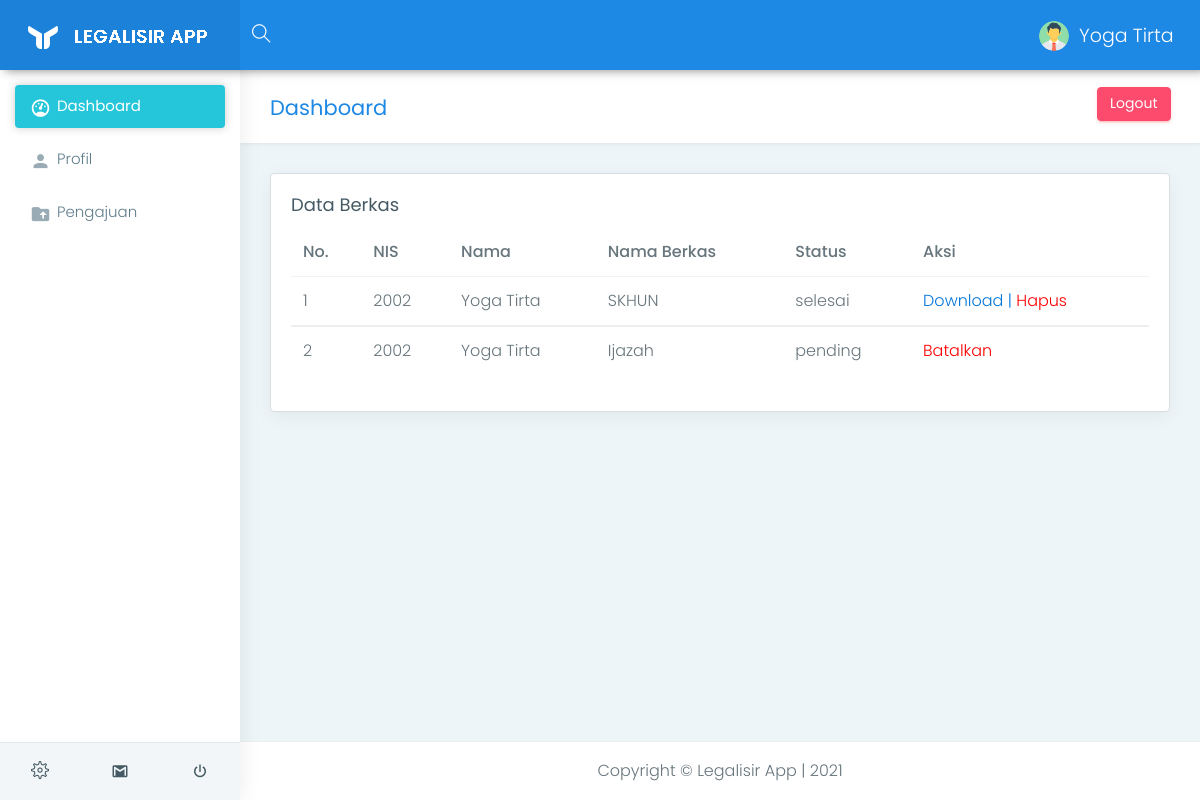
The page /siswa-dashboard.php (signed in) on the database its author committed.
### tables this page shows
CREATE TABLE `tbl_transaksi` (
  `id_transaksi` int(11) NOT NULL,
  `nis` int(11) NOT NULL,
  `nama` varchar(200) NOT NULL,
  `nama_file` varchar(100) NOT NULL,
  `status` varchar(100) NOT NULL,
  `berkas` varchar(100) NOT NULL
);

CREATE TABLE `tbl_simpan` (
  `id_simpan` int(11) NOT NULL,
  `nis` int(11) NOT NULL,
  `id_transaksi` int(11) NOT NULL,
  `nama_file` varchar(100) NOT NULL,
  `no_sertifikat` varchar(100) NOT NULL,
  `berkas` varchar(100) NOT NULL
);

### functions.php (called while the page is built, shortened)
<?php
$koneksi = mysqli_connect("localhost", "root", "", "db_sekolah");
function query($query) {
    global $koneksi;
    $result = mysqli_query($koneksi, $query);
    $rows = [];
    while( $row = mysqli_fetch_assoc($result) ) {
        $rows[] = $row;
    }
    return $rows;
}
?>

### siswa-dashboard.php (the view, shortened to what this page needs)
<?php
$user = $_SESSION["logged_in_user"];
require 'functions.php';
$pengajuan = query("SELECT * FROM tbl_transaksi
WHERE tbl_transaksi.nis = '$user'");
$namauser = $_SESSION["logged_in_nama"];
?>
<!DOCTYPE html>
<html lang="en">
<head>
    <link href="assets/plugins/bootstrap/css/bootstrap.min.css" rel="stylesheet">
    <link href="assets/plugins/chartist-js/dist/chartist.min.css" rel="stylesheet">
    <link href="assets/plugins/chartist-js/dist/chartist-init.css" rel="stylesheet">
    <link href="assets/plugins/chartist-plugin-tooltip-master/dist/chartist-plugin-tooltip.css" rel="stylesheet">
    <link href="assets/plugins/c3-master/c3.min.css" rel="stylesheet">
    <link href="css/style.css" rel="stylesheet">
    <link href="css/colors/blue.css" id="theme" rel="stylesheet">
    <link rel='stylesheet' href='https://cdn.jsdelivr.net/npm/sweetalert2@7.12.15/dist/sweetalert2.min.css'>
</head>
<body class="fix-header fix-sidebar card-no-border">
    <div id="main-wrapper">
        <header class="topbar">
            <nav class="navbar top-navbar navbar-toggleable-sm navbar-light">
                <div class="navbar-header">
                <a class="navbar-brand" href="#">
                        <b>
                            <img src="assets/images/logo-light-icon.png" alt="homepage" class="light-logo" />
                        </b>
                        <span>
                            <img src="assets/images/logo-light-text.png" class="light-logo" alt="homepage" />
                        </span>
                    </a>
                </div>
                <div class="navbar-collapse">
                    <ul class="navbar-nav mr-auto mt-md-0">
                        <li class="nav-item hidden-sm-down search-box"> <a class="nav-link hidden-sm-down text-muted waves-effect waves-dark" href="javascript:void(0)"><i class="ti-search"></i></a>
                        </li>
                    </ul>
                    <ul class="navbar-nav my-lg-0">
                        <li class="nav-item dropdown">
                            <a class="nav-link dropdown-toggle text-muted waves-effect waves-dark" href="" data-toggle="dropdown" aria-haspopup="true" aria-expanded="false"><img src="assets/images/users/user.png" alt="user" class="profile-pic m-r-10" /><?= $namauser?></a>
                        </li>
                    </ul>
                </div>
            </nav>
        </header>
        <aside class="left-sidebar">
            <div class="scroll-sidebar">
                <nav class="sidebar-nav">
                    <ul id="sidebarnav">
                        <li> <a class="waves-effect waves-dark" href="siswa-dashboard.php" aria-expanded="false"><i class="mdi mdi-gauge"></i><span class="hide-menu">Dashboard</span></a>
                        </li>
                        <li> <a class="waves-effect waves-dark" href="siswa-profil.php?nis=<?= $user?>" aria-expanded="false"><i class="mdi mdi-account"></i><span class="hide-menu">Profil</span></a>
                        </li>
                        <li> <a class="waves-effect waves-dark" href="siswa-pengajuan.php" aria-expanded="false"><i class="mdi mdi-folder-upload"></i><span class="hide-menu">Pengajuan</span></a>
                        </li>
                    </ul>
                </nav>
            </div>
            <div class="sidebar-footer">
                <a href="" class="link" data-toggle="tooltip" title="Settings"><i class="ti-settings"></i></a>
                <a href="" class="link" data-toggle="tooltip" title="Email"><i class="mdi mdi-gmail"></i></a>
                <a href="" class="link" data-toggle="tooltip" title="Logout"><i class="mdi mdi-power"></i></a>
            </div>
        </aside>
        <div class="page-wrapper">
            <div class="container-fluid">
                <div class="row page-titles">
                    <div class="col-md-5 col-8 align-self-center">
                        <h3 class="text-themecolor">Dashboard</h3>
                    </div>
                    <div class="col-md-7 col-4 align-self-center">
                        <a href="siswa-logout.php" class="btn waves-effect waves-light btn-danger pull-right hidden-sm-down">Logout</a>
                    </div>
                </div>
                <div class="row">
                    <div class="col-lg-12">
                        <div class="card">
                            <div class="card-block">
                                <h4 class="card-title">Data Berkas</h4>
                                <div class="table-responsive">
                                    <table class="table">
                                        <thead>
                                            <tr>
                                                <th>No.</th>
                                                <th>NIS</th>
                                                <th>Nama</th>
                                                <th>Nama Berkas</th>
                                                <th>Status</th>
                                                <th>Aksi</th>
                                            </tr>
                                        </thead>
                                        <?php $angka = 1; ?>
                                        <?php foreach($pengajuan as $row): ?>
                                        <tbody>
                                            <tr>
                                                <td><?= $angka?></td>
                                                <td><?= $row["nis"] ?></td>
                                                <td><?= $row["nama"] ?></td>
                                                <td><?= $row["nama_file"] ?></td>
                                                <td><?= $row["status"] ?></td>
                                                <?php
                                                    if($row['status'] == 'selesai'){
                                                        $sql = mysqli_query($koneksi, "SELECT tbl_simpan.*, tbl_transaksi.id_transaksi FROM tbl_simpan
                                                        JOIN tbl_transaksi ON tbl_transaksi.id_transaksi=tbl_simpan.id_transaksi
                                                        ");
                                                    foreach($sql as $data) :
                                                        if ($data['id_transaksi'] == $row['id_transaksi']) {
                                                            echo "<td><a href='download.php?berkas=$data[berkas]&nama=$user'>Download | </a>";
                                                            echo "<a href='hapus-transaksi.php?id=$row[id_transaksi]' onclick='return confirm('yakin??')' style='color:red;'>Hapus</a></td>";
                                                        }
                                                    endforeach;
                                                    } else {
                                                        echo "<td><a href='hapus-transaksi.php?id=$row[id_transaksi]' onclick='return confirm('yakin??')' style='color:red;'>Batalkan</a></td>";
                                                    }
                                                ?>
                                            </tr>
                                        </tbody>
                                        <?php $angka++;?>
                                        <?php endforeach;?>
                                    </table>
                                </div>
                            </div>
                        </div>
                    </div>
                </div>
            </div>
            <footer class="footer" style="text-align:center;"> Copyright &copy; Legalisir App | 2021 </footer>
        </div>
    </div>
</body>
</html>

### css/colors/blue.css (style rules this page uses)
.topbar { background: #1e88e5; }
.topbar .navbar-header { background: rgba(0, 0, 0, 0.05); }
.topbar .top-navbar .navbar-header .navbar-brand .light-logo { display: inline-block; color: rgba(255, 255, 255, 0.8); }
.topbar .navbar-light .navbar-nav .nav-item > a.nav-link { color: #ffffff !important; }
.text-themecolor { color: #1e88e5 !important; }
.sidebar-nav { background: #fff; }
.sidebar-nav ul li a { color: #607d8b; }
.sidebar-nav ul li a.active, .sidebar-nav ul li a:hover { color: #26c6da; }
.sidebar-nav ul li a.active { color: #263238; }
.sidebar-nav > ul > li.active > a, .sidebar-nav > ul > li.active:hover > a { color: #ffffff; background: #26c6da; }
.sidebar-nav > ul > li.active > a i, .sidebar-nav > ul > li.active:hover > a i { color: #ffffff; }
.sidebar-nav > ul > li.active > a:after, .sidebar-nav > ul > li.active:hover > a:after { border-color: #ffffff; }
.sidebar-nav > ul > li > a.active i, .sidebar-nav > ul > li > a:hover i { color: #26c6da; }
.sidebar-nav > ul > li > a i { color: #99abb4; }
.sidebar-nav > ul > li > a.active { font-weight: 400; background: #ffffff; color: #1e88e5; }
.card-no-border .sidebar-nav > ul > li > a.active { color: #ffffff; background: #26c6da; }
.card-no-border .sidebar-nav > ul > li > a.active i { color: #ffffff; }
.card-no-border .sidebar-nav > ul > li > a.active:after { border-color: #ffffff; }

### rows shown on the page
tbl_transaksi: nis "2002", nama "Yoga Tirta", nama_file "SKHUN", status "selesai"
tbl_transaksi: nis "2002", nama "Yoga Tirta", nama_file "Ijazah", status "pending"

### other values the page prints
$namauser "Yoga Tirta"
